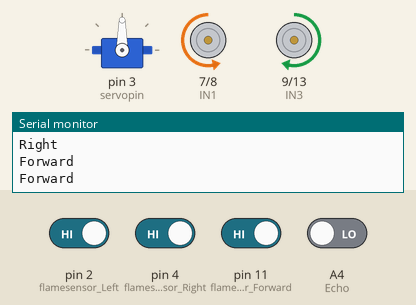
Simulated run of this sketch. Board: Arduino Uno, built with avr-gcc and run on an emulated ATmega328P. Parts: servo, motor-driver pin pairs drawn as motors (green arrow = first pin HIGH = forward, orange = second pin HIGH = backward, longer = more drive, scaled by the enable pin), the last lines printed to the serial monitor. The test bench sets the inputs (shaded band); at power-on: pin 2 (flamesensor_Left), pin 4 (flamesensor_Right), pin 11 (flamesensor_Forward) HIGH, A4 (Echo) LOW.

Above: at 1.2 s.
1.3 s: pin 2 (flamesensor_Left) driven LOW
At 2.8 s:
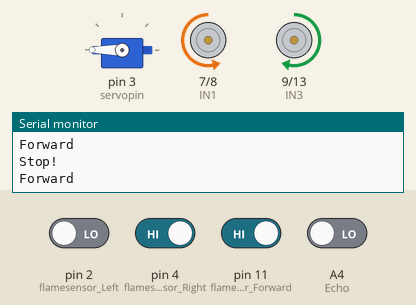
5.4 s: pin 2 (flamesensor_Left) driven HIGH
At 6.8 s:
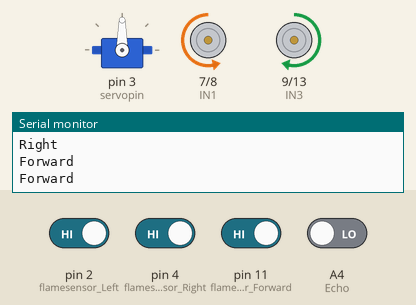
9.5 s: pin 4 (flamesensor_Right) driven LOW
At 10.6 s:
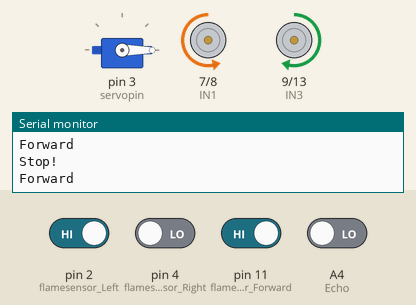
13.5 s: pin 4 (flamesensor_Right) driven HIGH
At 14.8 s:
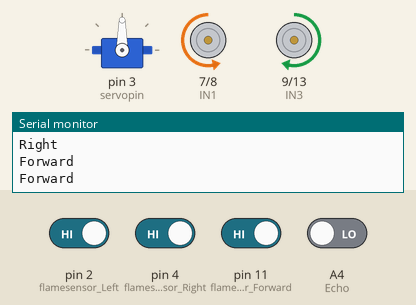
Timing chart, 0 to 16.5 s (numbered marks = the images above; inputs shaded):
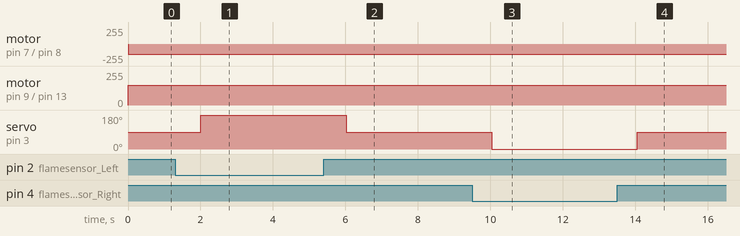

The sketch:

firefighter_01.ino
```cpp
 #include <Servo.h>
Servo myservo;
int Echo = A4;
int Trig = A5;
int flame_detected;
int servopin = 3;
#define ENA 5
#define ENB 6
#define IN1 7
#define IN2 8
#define IN3 9
#define IN4 13
#define flamesensor_Forward  11      //forward sensor
#define flamesensor_Right 4         // right sensor
#define flamesensor_Left 2      // left sensor
#define carSpeed 150
long duration;
int flamesensor = flamesensor_Forward and flamesensor_Left  and flamesensor_Right ;
int distance;
int wheel_direction;

void forward() {
  analogWrite(ENA, carSpeed);
  analogWrite(ENB, carSpeed);
  digitalWrite(IN1, LOW);
  digitalWrite(IN2, HIGH);
  digitalWrite(IN3, HIGH);
  digitalWrite(IN4, LOW);
  Serial.println("Forward");
}
void back() {
  analogWrite(ENA, carSpeed);
  analogWrite(ENB, carSpeed);
  digitalWrite(IN1, HIGH);
  digitalWrite(IN2, LOW);
  digitalWrite(IN3, LOW);
  digitalWrite(IN4, HIGH);
  Serial.println("Back");
}
void left() {
  analogWrite(ENA, carSpeed);
  analogWrite(ENB, carSpeed);
  digitalWrite(IN1, LOW);
  digitalWrite(IN2, LOW);
  digitalWrite(IN3, HIGH);
  digitalWrite(IN4, LOW);
  Serial.println("Left");
}
void right() {
  analogWrite(ENA, carSpeed);
  analogWrite(ENB, carSpeed);
  digitalWrite(IN1, LOW);
  digitalWrite(IN2, HIGH);
  digitalWrite(IN3, LOW);
  digitalWrite(IN4, LOW);
  Serial.println("Right");
}

void stop() {
  digitalWrite(ENA, LOW);
  digitalWrite(ENB, LOW);
  digitalWrite(IN1, LOW);
  digitalWrite(IN2, LOW);
  digitalWrite(IN3, LOW);
  digitalWrite(IN4, LOW);
  Serial.println("Stop!");
}


void setup() {
  myservo.attach(servopin);
  myservo.write( servopin);
  Serial.begin(9600);
  pinMode(flamesensor_Left, INPUT);
  pinMode(flamesensor_Right, INPUT);
  pinMode(flamesensor_Forward, INPUT);
  pinMode(Echo, INPUT);
  pinMode(Trig, OUTPUT);
  pinMode(IN1, OUTPUT);
  pinMode(IN2, OUTPUT);
  pinMode(IN3, OUTPUT);
  pinMode(IN4, OUTPUT);
  pinMode(ENA, OUTPUT);
  pinMode(ENB, OUTPUT);
  stop();
}
void loop()
{

  myservo.write(90);
  delayMicroseconds(500 );

  {
    analogWrite(ENA, carSpeed);
    analogWrite(ENB, carSpeed);
    digitalWrite(IN1, LOW);
    digitalWrite(IN2, HIGH);
    digitalWrite(IN3, LOW);
    digitalWrite(IN4, LOW);
    Serial.println("Right");
    delayMicroseconds (500);
  }
  flame_detected  = digitalRead(flamesensor );

  if (digitalRead(flamesensor_Forward) == LOW) {


    myservo.write(90);
    delayMicroseconds(500);

    digitalWrite(ENA, LOW);
    digitalWrite(ENB, LOW);
    digitalWrite(IN1, LOW);
    digitalWrite(IN2, LOW);
    digitalWrite(IN3, LOW);
    digitalWrite(IN4, LOW);

    Serial.println("Stop!");
    delayMicroseconds(500);
  }
  else if (flamesensor_Forward == HIGH);
  {
    analogWrite(ENA, carSpeed);
    analogWrite(ENB, carSpeed);
    digitalWrite(IN1, LOW);
    digitalWrite(IN2, HIGH);
    digitalWrite(IN3, HIGH);
    digitalWrite(IN4, LOW);

    Serial.println("Forward");
    delayMicroseconds (500);
  }
  if (digitalRead(flamesensor_Right) ==  LOW) {

    myservo.write(0);
    delayMicroseconds(500);

    digitalWrite(ENA, LOW);
    digitalWrite(ENB, LOW);
    digitalWrite(IN1, LOW);
    digitalWrite(IN2, LOW);
    digitalWrite(IN3, LOW);
    digitalWrite(IN4, LOW);
    Serial.println("Stop!");
    delayMicroseconds(500);

  }
  else if  (flamesensor_Right == HIGH)
  {
    analogWrite(ENA, carSpeed);
    analogWrite(ENB, carSpeed);
    digitalWrite(IN1, LOW);
    digitalWrite(IN2, HIGH);
    digitalWrite(IN3, HIGH);
    digitalWrite(IN4, LOW);

    Serial.println("Forward");
    delayMicroseconds(500);
  }
  if (digitalRead(flamesensor_Left) == LOW) {

    myservo.write(180);
    delayMicroseconds(500);

    digitalWrite(ENA, LOW);
    digitalWrite(ENB, LOW);
    digitalWrite(IN1, LOW);
    digitalWrite(IN2, LOW);
    digitalWrite(IN3, LOW);
    digitalWrite(IN4, LOW);
    Serial.println("Stop!");
    delayMicroseconds(500);
  }
  else  ((flamesensor_Left) == LOW   );
  {
    analogWrite(ENA, carSpeed);
    analogWrite(ENB, carSpeed);
    digitalWrite(IN1, LOW);
    digitalWrite(IN2, HIGH);
    digitalWrite(IN3, HIGH);
    digitalWrite(IN4, LOW);

    Serial.println("Forward");
    delayMicroseconds(500);

  }
  {
    digitalWrite(Trig, LOW);
    delayMicroseconds(2);
    digitalWrite(Trig, HIGH);
    delayMicroseconds(10);
    duration = pulseIn(Echo, HIGH);
    distance = ((duration * 2) / 29.1);
    Serial.println(distance);

    if (distance < 10)
    {
      digitalWrite(ENA, LOW);
      digitalWrite(ENB, LOW);
      digitalWrite(IN1, LOW);
      digitalWrite(IN2, LOW);
      digitalWrite(IN3, LOW);
      digitalWrite(IN4, LOW);
      Serial.println("Stop!");
      delayMicroseconds(500);
    }
    else
    {
      digitalWrite(ENA, carSpeed);
      digitalWrite(ENB, carSpeed);
      digitalWrite(IN1, LOW);
      digitalWrite(IN2, HIGH);//FOWARD
      digitalWrite(IN3,  HIGH);
      digitalWrite(IN4, LOW);
      Serial.println("Forward");
      delayMicroseconds(500);


    }
  }
}
```

Measured:
- after the input at 1.3 s, servo on pin 3 (servopin): 90° → 180° after 0.71 s
- after the input at 5.4 s, servo on pin 3 (servopin): 180° → 90° after 0.63 s
- after the input at 9.5 s, servo on pin 3 (servopin): 90° → 0° after 0.54 s
- after the input at 13.5 s, servo on pin 3 (servopin): 0° → 90° after 0.56 s
